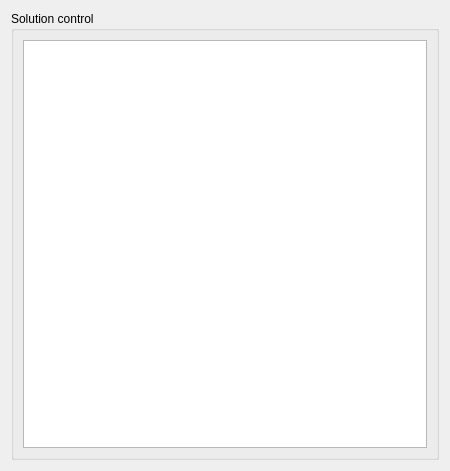
<ui version="4.0" >
 <class>OutputVolumicVariablesForm</class>
 <widget class="QWidget" name="OutputVolumicVariablesForm" >
  <property name="geometry" >
   <rect>
    <x>0</x>
    <y>0</y>
    <width>450</width>
    <height>471</height>
   </rect>
  </property>
  <property name="windowTitle" >
   <string>Form</string>
  </property>
  <layout class="QGridLayout" >
   <item row="0" column="0" >
    <widget class="QGroupBox" name="groupBox" >
     <property name="title" >
      <string>Solution control</string>
     </property>
     <layout class="QGridLayout" >
      <item row="0" column="0" >
       <widget class="QTableView" name="tableViewOutput" />
      </item>
     </layout>
    </widget>
   </item>
  </layout>
 </widget>
 <resources/>
 <connections/>
</ui>
